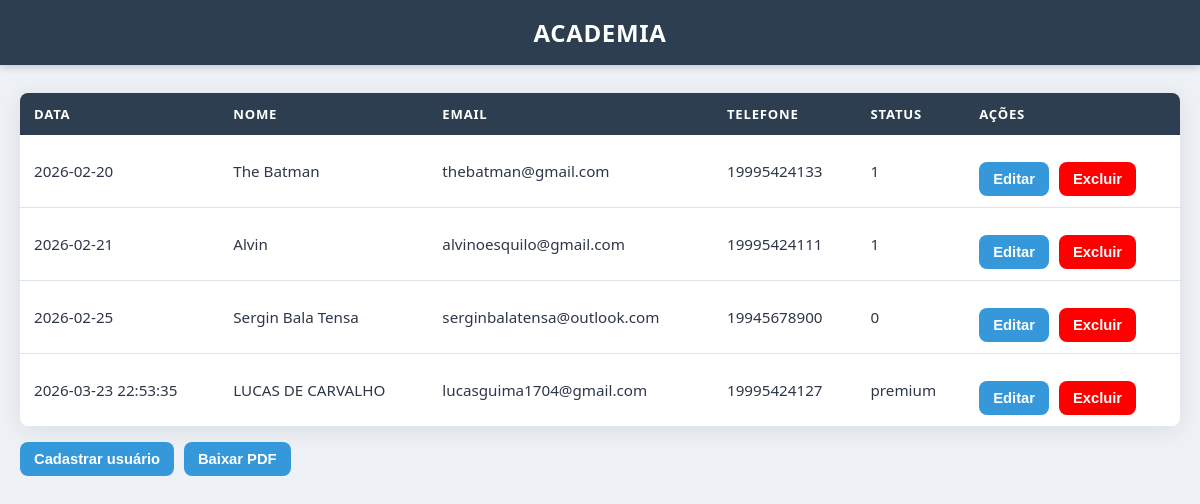
The page / on the database its author committed.
### tables this page shows
CREATE TABLE users (
	id integer primary key autoincrement,
	full_name text not null,
	email text unique not null,
	password text not null,
	phone text,
	created_at date,
	status text
);

### src/Repository/UserRepository.php (called while the page is built, shortened)
<?php
class UserRepository
{
    private PDO $connection;
    public function __construct(PDO $connection)
    {
        $this->connection = $connection;
    }
    public function formatUser($user){
        return new User(
            $user['id'],
            $user['full_name'],
            $user['email'],
            $user['password'],
            $user['created_at'],
            $user['phone'],
            $user['status']
        );
    }
    public function getAllUsers() {
        $sql = "SELECT * FROM users;";
        $stmt = $this->connection->query($sql);
        $users = $stmt->fetchAll(PDO::FETCH_ASSOC);
        return array_map([$this, 'formatUser'], $users);
    }
}

### src/Domain/User.php (called while the page is built, shortened)
<?php
class User {
    private ?int $id;
    private string $full_name;
    private string $email;
    private string $date;
    private string $phone;
    private string $status;
    public function __construct(
        ?int $id,
        string $full_name,
        string $email,
        string $password,
        string $date,
        string $phone,
        string $status,
    ) {
        $this->id = $id;
        $this->full_name = $full_name;
        $this->email = $email;
        $this->date = $date;
        $this->phone = $phone;
        $this->status = $status;
    }
    public function id(): ?int
    {
        return $this->id;
    }
    public function fullName(): string
    {
        return $this->full_name;
    }
    public function email(): string
    {
        return $this->email;
    }
    public function date(): string
    {
        return $this->date;
    }
    public function phone(): string
    {
        return $this->phone;
    }
    public function status(): string
    {
        return $this->status;
    }
}

### index.php (the view, shortened to what this page needs)
<?php
$connection = Connection::getConnection();
$repository = new UserRepository($connection);
try {
  $users = $repository->getAllUsers();
}catch(PDOException $e){
  echo $e->getMessage();
}
?>
<!DOCTYPE html>
<html lang="en">
<head>
    <link rel="stylesheet" href="css/style.css">
</head>
<body>
    <header>
    <h1>Academia</h1>
  </header>
  <main>
    <section>
      <table>
        <thead>
          <tr>
            <th>Data</th>
            <th>Nome</th>
            <th>Email</th>
            <th>Telefone</th>
            <th>Status</th>
            <th>Ações</th>
          </tr>
        </thead>
        <tbody>
          <?php foreach($users as $user):  ?>
          <tr>
            <td><?= $user->date() ?></td>
            <td><?= $user->fullName() ?></td>
            <td><?= $user->email() ?></td>
            <td><?= $user->phone() ?></td>
            <td><?= $user->status() ?></td>
            <td>
              <div class="actions">
                <a href="edit.php?id=<?= $user->id() ?>"><button>Editar</button></a>
                <a href="delete.php?id=<?= $user->id() ?>" ><button style="background-color: red;">Excluir</button></a>
              </div>
            </td>
          </tr>
          <?php endforeach; ?>
        </tbody>
      </table>
      <div class="actions">
        <a href="register-user.php"><button>Cadastrar usuário</button></a>
        <button>Baixar PDF</button>
      </div>
    </section>
  </main>
</body>
</html>

### css/style.css (style rules this page uses)
*, *::before, *::after { box-sizing: border-box; margin: 0; padding: 0; }
:root { --color-dark: #2c3e50; --color-darker: #1a252f; --color-accent: #3498db; --color-accent-h:#2980b9; --color-danger: #e74c3c; --color-danger-h:#c0392b; --color-success: #27ae60; --color-bg: #eef1f5; --color-surface: #ffffff; --color-border: #dde3ea; --color-muted: #6c7a89; --color-text: #2d3748; --radius: 8px; --shadow-card: 0 4px 24px rgba(44, 62, 80, 0.10); --shadow-input: 0 0 0 3px rgba(52, 152, 219, 0.18); --transition: 0.18s ease; }
body { font-family: 'Segoe UI', system-ui, sans-serif; background: var(--color-bg); color: var(--color-text); min-height: 100vh; }
header { background: var(--color-dark); color: #fff; padding: 1rem 2rem; text-align: center; letter-spacing: 0.04em; box-shadow: 0 2px 8px rgba(0,0,0,0.18); }
header h1 { font-size: 1.5rem; font-weight: 700; text-transform: uppercase; }
main { padding: 28px 20px; }
table { width: 100%; border-collapse: collapse; background: var(--color-surface); border-radius: var(--radius); overflow: hidden; box-shadow: var(--shadow-card); }
th { background: var(--color-dark); color: #fff; padding: 12px 14px; text-align: left; font-size: 0.82rem; text-transform: uppercase; letter-spacing: 0.06em; }
td { padding: 11px 14px; border-bottom: 1px solid var(--color-border); font-size: 0.95rem; }
tr:last-child td { border-bottom: none; }
.actions { margin-top: 16px; display: flex; gap: 10px; flex-wrap: wrap; }
button { padding: 9px 14px; border: none; border-radius: var(--radius); background: var(--color-accent); color: white; cursor: pointer; font-size: 0.92rem; font-weight: 600; transition: background var(--transition); }

### rows shown on the page
users: created_at "2026-02-20", full_name "The Batman", email "thebatman@gmail.com", phone "19995424133", status "1"
users: created_at "2026-02-21", full_name "Alvin", email "alvinoesquilo@gmail.com", phone "19995424111", status "1"
users: created_at "2026-02-25", full_name "Sergin Bala Tensa", email "serginbalatensa@outlook.com", phone "19945678900", status "0"
users: created_at "2026-03-23 22:53:35", full_name "LUCAS DE CARVALHO", email "lucasguima1704@gmail.com", phone "19995424127", status "premium"
